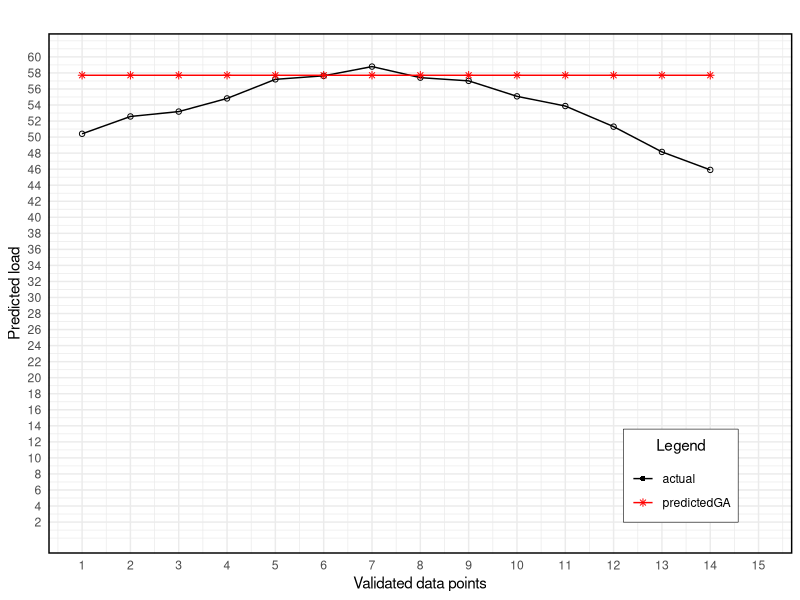

The R script that drew this image:
library(readxl)
library(ggplot2)

unfiltered_actual <-read_excel("Alldata_excel.xlsx", range = "K61:K74",col_names = FALSE, col_types = "text")
night_actual<-as.data.frame(lapply(unfiltered_actual,function(d) round(as.numeric(d),2)))

unfiltered_predictedGA<-read_excel("Alldata_excel.xlsx", range = "M61:M74",col_names = FALSE, col_types = "text")
night_predictedGA<-as.data.frame(lapply(unfiltered_predictedGA,function(d) round(as.numeric(d),2)))
#night_predictedMNLR<-unlist(read_excel("Alldata_excel.xlsx", range = "N61:N74",col_names = FALSE))
#night_predictredEncoding<-unlist(read_excel("Alldata_excel.xlsx", range = "J61:J74",col_names = FALSE))

#x<-seq(1,14)
#y1<-night_actual
#y2<-night_predictedGA
#y3<-night_predictedMNLR
#line_width <-2

#length(seq(45,66,by=1.6))
lb =c("actual","predictedGA","predictedMNLR","predicted ordinal encoding")
nightFrame <- data.frame(
  xAxis = seq(1,14,1),
  actual = night_actual[,1],
  predictedGA = night_predictedGA[,1]
)
tiff("night1_PredictedGA.tiff", units="in", width=5, height=5, res=300)

ggplot(nightFrame,aes(x=xAxis))+
  geom_line(aes(y=actual,color="line1"))+geom_point(aes(y=actual,color="line1"),shape=1)+
  geom_line(aes(y=predictedGA,color="line2"))+geom_point(aes(y=predictedGA,color="line2"),shape=8)+
  labs(
    title ="",
    y="Predicted load",
    x ="Validated data points",
    color="Legend"
  )+scale_y_continuous(breaks=seq(2,60,by=2))+
  scale_x_continuous(breaks = seq(1,15,by=1))+
  coord_cartesian(xlim = c(1,15),ylim = c(1,60))+
  scale_color_manual(values = c("line1" = "black", "line2" = "red"),
                     labels = lb) +
  scale_shape_manual(values = c("line1" = 16, "line2" = 8),
                     labels = lb) +
  scale_linetype_manual(values = c("line1" = "solid", "line2" = "solid"),
                        labels = lb) +
  guides(color = guide_legend(override.aes = list(shape = c(16, 8),
                                                  linetype = c("solid", "solid"))))+
  theme_minimal()+
  theme(legend.title = element_text(hjust = 0.5, margin = margin(b = 10)),
        panel.border = element_rect(color = "black", fill = NA, size = 1),
        legend.background = element_rect(color = "black", size = 0.2),
        legend.position = c(0.85, 0.15)
        )

#plot(x,seq(45,66,by=1.6),xlim = c(0,15),ylim =c(40,70),type="n",ylab="Predicted load",xlab = "")
#lines(x,y1,type="o",col="black",lty=1,lwd=line_width)
#lines(x,y2,type="o",col="red",lty=3,lwd=line_width)
#lines(x,y3,type="o",col="green",lty=5,lwd=line_width)
#legend("topright",inset = 0.05,
#       c("actual","predicted_GA","predicted_Heuristic"),lty = c(1,2,5),
#       col = c("black","red","green"),
#       title = "Predictions",cex = 0.7,pch = c(1,1,1)
#)
dev.off()
